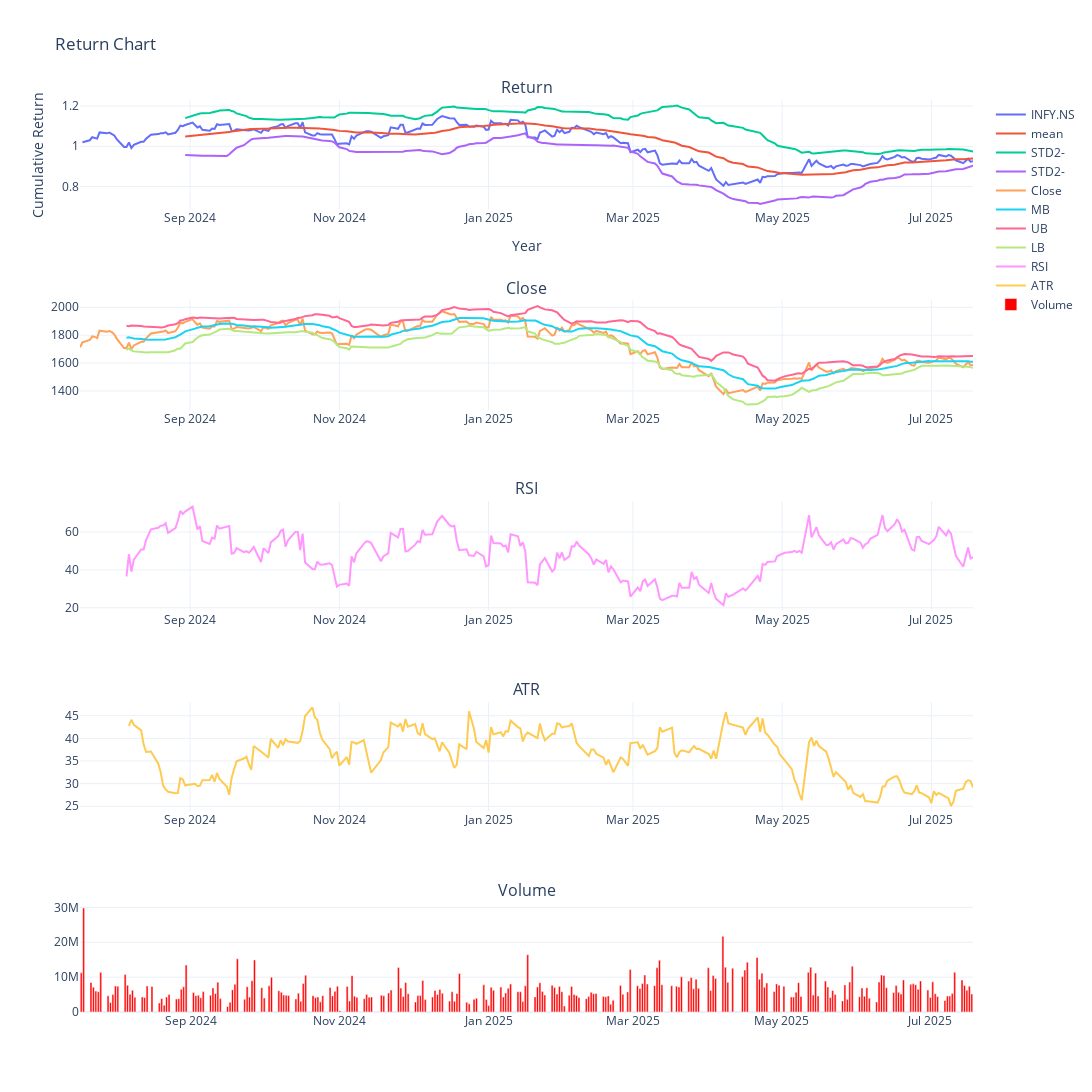

Here is the notebook cell this chart was saved with:
### Code cell
# Create a line chart

# fig = go.Figure()

fig = make_subplots(
    rows=5, cols=1,
    subplot_titles=("Return", "Close", "RSI", "ATR", "Volume"))





# Add multiple lines (traces) to the figure
for key in data:
    fig.add_trace(go.Scatter(
        x=data[key].index,
        y=data[key]['cum_rtn'],
        mode='lines',  # Set the mode to 'lines' for a line chart
        name=key# Use the name for each line from the dictionary
    ),  row=1, col=1,)

for key in data:
    fig.add_trace(go.Scatter(
        x=data[key].index,
        y=data[key]['r_mean'],
        mode='lines',  # Set the mode to 'lines' for a line chart
        name='mean'# Use the name for each line from the dictionary
    ),row=1, col=1,)

for key in data:
    fig.add_trace(go.Scatter(
        x=data[key].index,
        y=data[key]['r_std2+'],
        mode='lines',  # Set the mode to 'lines' for a line chart
        name='STD2-'# Use the name for each line from the dictionary
    ),row=1, col=1,)
    
for key in data:
    fig.add_trace(go.Scatter(
        x=data[key].index,
        y=data[key]['r_std2-'],
        mode='lines',  # Set the mode to 'lines' for a line chart
        name='STD2-'# Use the name for each line from the dictionary
    ),row=1, col=1,)   

#Close
for key in data:
    fig.add_trace(go.Scatter(
        x=data[key].index,
        y=data[key]['Close'],
        mode='lines',  # Set the mode to 'lines' for a line chart
        name='Close'# Use the name for each line from the dictionary
    ),row=2, col=1,)   
for key in data:
    fig.add_trace(go.Scatter(
        x=data[key].index,
        y=data[key]['MB'],
        mode='lines',  # Set the mode to 'lines' for a line chart
        name='MB'# Use the name for each line from the dictionary
    ),row=2, col=1,)

for key in data:
    fig.add_trace(go.Scatter(
        x=data[key].index,
        y=data[key]['UB'],
        mode='lines',  # Set the mode to 'lines' for a line chart
        name='UB'# Use the name for each line from the dictionary
    ),row=2, col=1,)
    
for key in data:
    fig.add_trace(go.Scatter(
        x=data[key].index,
        y=data[key]['LB'],
        mode='lines',  # Set the mode to 'lines' for a line chart
        name='LB'# Use the name for each line from the dictionary
    ),row=2, col=1,) 

#RSI

for key in data:
    fig.add_trace(go.Scatter(
        x=data[key].index,
        y=data[key]['RSI'],
        mode='lines',  # Set the mode to 'lines' for a line chart
        name='RSI'# Use the name for each line from the dictionary
    ),row=3, col=1,)   


#ATR

for key in data:
    fig.add_trace(go.Scatter(
        x=data[key].index,
        y=data[key]['ATR'],
        mode='lines',  # Set the mode to 'lines' for a line chart
        name='ATR'# Use the name for each line from the dictionary
    ),row=4, col=1,)   

#Volume

for key in data:
    fig.add_trace(go.Bar(
        x=data[key].index,
        y=data[key]['Volume'],
        name='Volume',# Use the name for each line from the dictionary
        marker=dict(color='red')
    ),row=5, col=1,)   


# Customize the layout
fig.update_layout(
    title="Return Chart",
    xaxis_title="Year",
    yaxis_title="Cumulative Return",
    autosize=False,
    width=1100,
    height=1400,
    template='plotly_white'
)

# Show the plot
fig.show()

### Figure 1 — Plotly figure (JSON) as saved in the notebook; plotly's stock layout.template omitted (floating-point values rounded to 4 significant figures; data arrays with more than 128 entries replaced by an {"elided": "..."} marker saying what was removed)
{"data": [{"mode": "lines", "name": "INFY.NS", "type": "scatter", "x": {"elided": "251 str values"}, "xaxis": "x", "y": {"elided": "251 float values"}, "yaxis": "y"}, {"mode": "lines", "name": "mean", "type": "scatter", "x": {"elided": "251 str values"}, "xaxis": "x", "y": {"elided": "251 float values"}, "yaxis": "y"}, {"mode": "lines", "name": "STD2-", "type": "scatter", "x": {"elided": "251 str values"}, "xaxis": "x", "y": {"elided": "251 float values"}, "yaxis": "y"}, {"mode": "lines", "name": "STD2-", "type": "scatter", "x": {"elided": "251 str values"}, "xaxis": "x", "y": {"elided": "251 float values"}, "yaxis": "y"}, {"mode": "lines", "name": "Close", "type": "scatter", "x": {"elided": "251 str values"}, "xaxis": "x2", "y": {"elided": "251 float values"}, "yaxis": "y2"}, {"mode": "lines", "name": "MB", "type": "scatter", "x": {"elided": "251 str values"}, "xaxis": "x2", "y": {"elided": "251 float values"}, "yaxis": "y2"}, {"mode": "lines", "name": "UB", "type": "scatter", "x": {"elided": "251 str values"}, "xaxis": "x2", "y": {"elided": "251 float values"}, "yaxis": "y2"}, {"mode": "lines", "name": "LB", "type": "scatter", "x": {"elided": "251 str values"}, "xaxis": "x2", "y": {"elided": "251 float values"}, "yaxis": "y2"}, {"mode": "lines", "name": "RSI", "type": "scatter", "x": {"elided": "251 str values"}, "xaxis": "x3", "y": {"elided": "251 float values"}, "yaxis": "y3"}, {"mode": "lines", "name": "ATR", "type": "scatter", "x": {"elided": "251 str values"}, "xaxis": "x4", "y": {"elided": "251 float values"}, "yaxis": "y4"}, {"marker": {"color": "red"}, "name": "Volume", "type": "bar", "x": {"elided": "251 str values"}, "xaxis": "x5", "y": {"elided": "251 int values"}, "yaxis": "y5"}], "layout": {"annotations": [{"font": {"size": 16}, "showarrow": false, "text": "Return", "x": 0.5, "xanchor": "center", "xref": "paper", "y": 1, "yanchor": "bottom", "yref": "paper"}, {"font": {"size": 16}, "showarrow": false, "text": "Close", "x": 0.5, "xanchor": "center", "xref": "paper", "y": 0.78, "yanchor": "bottom", "yref": "paper"}, {"font": {"size": 16}, "showarrow": false, "text": "RSI", "x": 0.5, "xanchor": "center", "xref": "paper", "y": 0.56, "yanchor": "bottom", "yref": "paper"}, {"font": {"size": 16}, "showarrow": false, "text": "ATR", "x": 0.5, "xanchor": "center", "xref": "paper", "y": 0.34, "yanchor": "bottom", "yref": "paper"}, {"font": {"size": 16}, "showarrow": false, "text": "Volume", "x": 0.5, "xanchor": "center", "xref": "paper", "y": 0.12, "yanchor": "bottom", "yref": "paper"}], "autosize": false, "height": 1400, "title": {"text": "Return Chart"}, "width": 1100, "xaxis": {"anchor": "y", "autorange": true, "domain": [0, 1], "range": ["2024-07-18", "2025-07-18"], "title": {"text": "Year"}, "type": "date"}, "xaxis2": {"anchor": "y2", "autorange": true, "domain": [0, 1], "range": ["2024-07-18", "2025-07-18"], "type": "date"}, "xaxis3": {"anchor": "y3", "autorange": true, "domain": [0, 1], "range": ["2024-07-18", "2025-07-18"], "type": "date"}, "xaxis4": {"anchor": "y4", "autorange": true, "domain": [0, 1], "range": ["2024-07-18", "2025-07-18"], "type": "date"}, "xaxis5": {"anchor": "y5", "autorange": true, "domain": [0, 1], "range": ["2024-07-17 12:00", "2025-07-18 12:00"], "type": "date"}, "yaxis": {"anchor": "x", "autorange": true, "domain": [0.88, 1], "range": [0.6862, 1.23], "title": {"text": "Cumulative Return"}, "type": "linear"}, "yaxis2": {"anchor": "x2", "autorange": true, "domain": [0.66, 0.78], "range": [1263.0, 2048.0], "type": "linear"}, "yaxis3": {"anchor": "x3", "autorange": true, "domain": [0.44, 0.56], "range": [18.43, 76.25], "type": "linear"}, "yaxis4": {"anchor": "x4", "autorange": true, "domain": [0.22, 0.34], "range": [23.86, 48.04], "type": "linear"}, "yaxis5": {"anchor": "x5", "autorange": true, "domain": [0, 0.12], "range": [0, 31390000.0], "type": "linear"}}}
